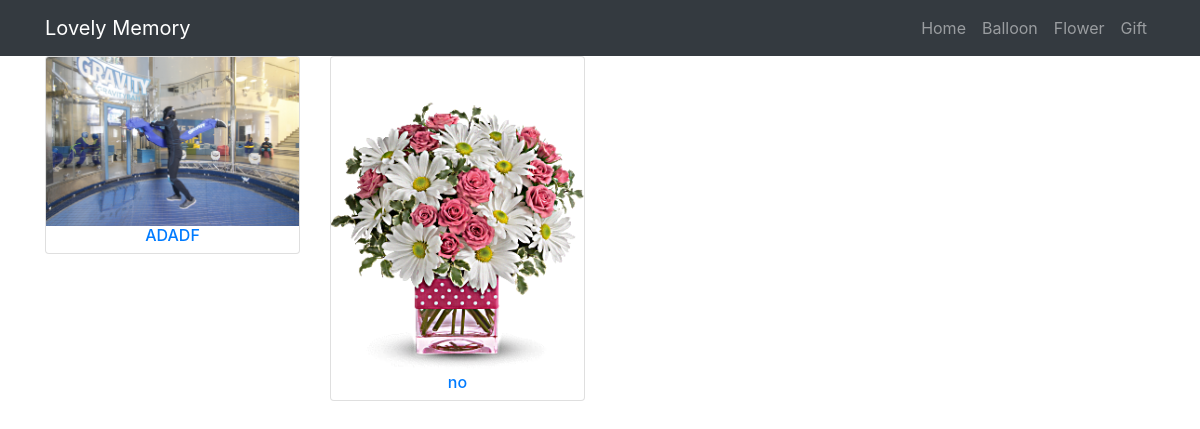
Before: /balloon/ with the older database file.
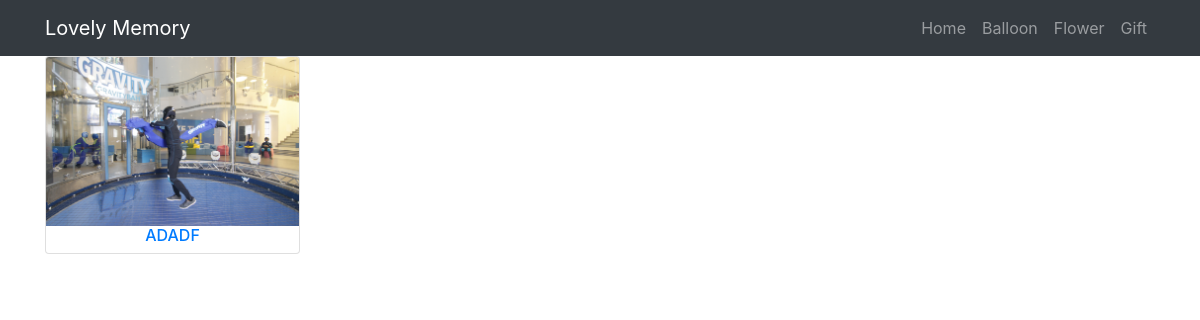
After: the same page with the newer database file.
### HomePage/models.py (models this page shows, shortened)
class Product(models.Model):
    name = models.CharField(max_length=250, blank=False)
    description = models.TextField(max_length=1500)
    image = models.ImageField(upload_to='product_image', blank=True)
    price = models.DecimalField(max_digits=6, decimal_places=2, default=0)
    modificationTime = models.DateField(auto_now=True)
    BALLOON = 'BL'
    GIFT = 'GF'
    FLOWER = 'FW'
    TYPE_OF_PRODUCT = (
        (BALLOON, 'balloon'),
        (GIFT, 'gift'),
        (FLOWER, 'flower'),
    )
    type_product = models.CharField(max_length=2,
                                    choices=TYPE_OF_PRODUCT,
                                    default=FLOWER)

### HomePage/views.py (the view)
# urls.py: url(r'^balloon/$', views.BalloonView.as_view(), name='balloon'),
class BalloonView(generic.ListView):
    template_name = 'HomePage/balloons.html'
    def get_queryset(self):
        return Product.objects.all().filter(type_product__exact='BL')

### HomePage/templates/HomePage/balloons.html (shortened to what this page needs)
{% extends 'HomePage/base.html' %}
{% block body %}
    <div id="containerImage" class="container">
        <div class="row text-center">
            {% for product in object_list %}
                <div class="col-lg-3 col-md-6">
                    <a href="{% url 'detail' product.id %}">
                        <div id="card" class="card">
                            <img id="ProductImage" class="card-img-top" height="70%" width="70%"
                                 src="{{ product.image.url }}">
                            <div>
                                <h6>{{ product.name }}</h6>
                            </div>
                        </div>
                    </a>
                </div>
            {% endfor %}
        </div>
    </div>
{% endblock %}

### HomePage/templates/HomePage/base.html (shortened to what this page needs)
<!DOCTYPE html>
<html lang="en">
<head>
    <link rel="stylesheet" href="https://maxcdn.bootstrapcdn.com/bootstrap/4.0.0/css/bootstrap.min.css"
>
</head>
<body>
{% include 'HomePage/navbar.html' %}
{% block body %}
{% endblock %}
</body>
</html>

### HomePage/templates/HomePage/navbar.html (shortened to what this page needs)
<nav class="navbar navbar-expand-lg navbar-dark bg-dark ">
    <div class="container">
        <a class="navbar-brand" href="{% url 'index' %}">{% block bar_title %} Lovely Memory {% endblock %}</a>
        <div class="collapse navbar-collapse" id="navbarResponsive">
            <ul class="navbar-nav ml-auto">
                <li class="nav-item">
                    <a class="nav-link" href="{% url 'index' %}">Home
                    </a>
                </li>
                <li class="nav-item">
                    <a class="nav-link" href="{% url 'balloon' %}">Balloon</a>
                </li>
                <li class="nav-item">
                    <a class="nav-link" href="{% url 'flower' %}">Flower</a>
                </li>
                <li class="nav-item">
                    <a class="nav-link" href="{% url 'gift' %}">Gift</a>
                </li>
            </ul>
        </div>
    </div>
</nav>

Changed rows visible on the page:
removed Product: image (picture), name "no"
